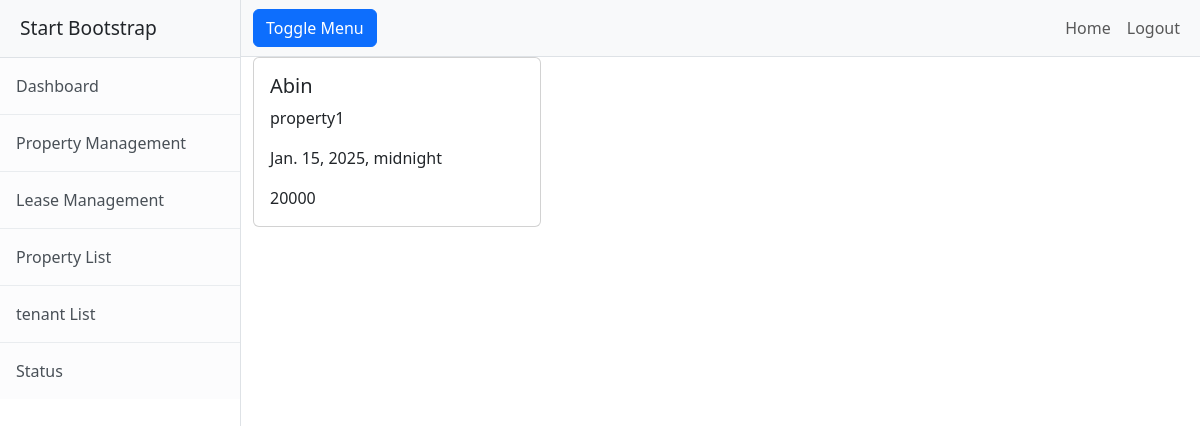
Screenshot of /tenant/1/lease (signed in) with the database file from the repository.
### realestate/models.py (models this page shows, shortened)
class Lease(models.Model):
    tenant = models.ForeignKey(Tenant, on_delete=models.CASCADE,related_name="tenant")
    unit = models.ForeignKey(Unit, on_delete=models.CASCADE)
    agreement_end_date = models.DateTimeField()
    created_at=models.DateTimeField(auto_now_add=True)
    updated_at=models.DateTimeField(auto_now=True)
    is_active=models.BooleanField(default=True)

class Tenant(models.Model):
    name = models.CharField(max_length=255)
    address = models.CharField(max_length=200)
    document_proofs =models.ImageField(upload_to="images")
    created_at=models.DateTimeField(auto_now_add=True)
    updated_at=models.DateTimeField(auto_now=True)
    is_active=models.BooleanField(default=True)
    def __str__(self) -> str:
        return self.name

class Unit(models.Model):
    property = models.ForeignKey(Property, on_delete=models.CASCADE)
    rent_cost = models.PositiveIntegerField()
    options = [
        ('1BHK', '1BHK'),
        ('2BHK', '2BHK'),
        ('3BHK', '3BHK'),
        ('4BHK', '4BHK'),
    ]
    type = models.CharField(max_length=4, choices=options)
    created_at=models.DateTimeField(auto_now_add=True)
    updated_at=models.DateTimeField(auto_now=True)
    is_active=models.BooleanField(default=True)
    def __str__(self) -> str:
        return self.property.name

class Property(models.Model):
    name = models.CharField(max_length=255)
    address = models.CharField(max_length=200)
    location = models.CharField(max_length=255)
    features = models.CharField(max_length=200)
    created_at=models.DateTimeField(auto_now_add=True)
    updated_at=models.DateTimeField(auto_now=True)
    is_active=models.BooleanField(default=True)

### realestate/views.py (the view)
# urls.py: path("tenant/<int:pk>/lease",views.LeaseDetailView.as_view(),name="lease-detail"),
@method_decorator(decs,name="dispatch")
class LeaseDetailView(DetailView):
    template_name="lease_detail.html"
    model=Lease
    context_object_name="lease"

### realestate/views.py (called while the page is built)
def signin_required(fn):
    def wrapper(request,*args,**kwargs):
        if not request.user.is_authenticated:
            messages.error(request,"invalid session!!!")
            return redirect("signin")
        else:
            return fn(request,*args,**kwargs)
    return wrapper

def is_admin(fn):
    def wrapper(request,*args,**Kwargs):
        if request.user.is_superuser:
           return fn(request,*args,**Kwargs)
    return wrapper

### realestate/templates/lease_detail.html
{%extends 'base.html'%}
{%block body_block %}
<body>
    <div class="card" style="width: 18rem;">
        <div class="card-body">
          <h5 class="card-title">{{lease.tenant}}</h5>
          <p class="card-text">{{lease.unit}}</p>
          <p class="card-text">{{lease.agreement_end_date}}</p>
          <p class="card-text">{{lease.unit.rent_cost}}</p>
        </div>
      </div>
      {%endblock%}

### rows the page displays
Lease: tenant "Abin", unit "property1", agreement_end_date "Jan. 15, 2025, midnight", unit.rent_cost "20000"
